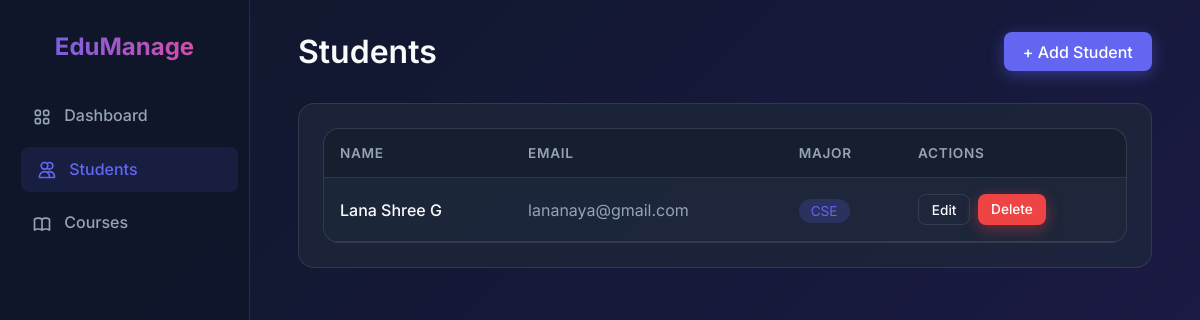
The page /students/ on the database its author committed.
### students/models.py (models this page shows, shortened)
class Student(models.Model):
    first_name = models.CharField(max_length=50)
    last_name = models.CharField(max_length=50)
    email = models.EmailField(unique=True)
    enrollment_date = models.DateField(auto_now_add=True)
    major = models.CharField(max_length=100)

### students/views.py (the view)
# urls.py: path('students/', views.StudentListView.as_view(), name='student_list'),
class StudentListView(ListView):
    model = Student
    template_name = 'students/student_list.html'
    context_object_name = 'students'

### templates/students/student_list.html (shortened to what this page needs)
{% extends 'base.html' %}
{% block content %}
<div class="header">
    <h1>Students</h1>
    <a href="{% url 'student_create' %}" class="btn btn-primary">+ Add Student</a>
</div>
<div class="glass-card">
    <div class="table-container">
        <table>
            <thead>
                <tr>
                    <th>Name</th>
                    <th>Email</th>
                    <th>Major</th>
                    <th>Actions</th>
                </tr>
            </thead>
            <tbody>
                {% for student in students %}
                <tr>
                    <td style="font-weight: 500;">{{ student.first_name }} {{ student.last_name }}</td>
                    <td style="color: var(--text-muted);">{{ student.email }}</td>
                    <td><span style="background: rgba(99, 102, 241, 0.2); color: var(--primary); padding: 0.25rem 0.75rem; border-radius: 9999px; font-size: 0.85rem;">{{ student.major }}</span></td>
                    <td>
                        <div class="actions">
                            <a href="{% url 'student_update' student.pk %}" class="btn btn-secondary" style="padding: 0.4rem 0.8rem; font-size: 0.85rem;">Edit</a>
                            <a href="{% url 'student_delete' student.pk %}" class="btn btn-danger" style="padding: 0.4rem 0.8rem; font-size: 0.85rem;">Delete</a>
                        </div>
                    </td>
                </tr>
                {% empty %}
                <tr>
                    <td colspan="4" style="text-align: center; color: var(--text-muted); padding: 2rem;">No students found.</td>
                </tr>
                {% endfor %}
            </tbody>
        </table>
    </div>
</div>
{% endblock %}

### static/css/style.css (style rules this page uses)
:root { --primary: #6366f1; --primary-hover: #4f46e5; --secondary: #ec4899; --bg-color: #0f172a; --card-bg: rgba(30, 41, 59, 0.7); --text-main: #f8fafc; --text-muted: #94a3b8; --border-color: rgba(255, 255, 255, 0.1); }
* { margin: 0; padding: 0; box-sizing: border-box; }
body { font-family: 'Inter', sans-serif; background: linear-gradient(135deg, #0f172a 0%, #1e1b4b 100%); color: var(--text-main); min-height: 100vh; display: flex; }
.header { display: flex; justify-content: space-between; align-items: center; margin-bottom: 2rem; }
h1 { font-size: 2rem; font-weight: 600; }
.glass-card { background: var(--card-bg); backdrop-filter: blur(10px); border: 1px solid var(--border-color); border-radius: 1rem; padding: 1.5rem; transition: transform 0.3s ease, box-shadow 0.3s ease; }
.btn { display: inline-block; padding: 0.6rem 1.2rem; border-radius: 0.5rem; font-weight: 500; text-decoration: none; transition: all 0.3s ease; cursor: pointer; border: none; }
.btn-primary { background: var(--primary); color: white; box-shadow: 0 4px 15px rgba(99, 102, 241, 0.4); }
.btn-danger { background: #ef4444; color: white; box-shadow: 0 4px 15px rgba(239, 68, 68, 0.4); }
.btn-secondary { background: transparent; color: var(--text-main); border: 1px solid var(--border-color); }
.table-container { background: var(--card-bg); border-radius: 1rem; border: 1px solid var(--border-color); overflow: hidden; }
table { width: 100%; border-collapse: collapse; }
th, td { padding: 1rem; text-align: left; border-bottom: 1px solid var(--border-color); }
th { background: rgba(0, 0, 0, 0.2); font-weight: 600; color: var(--text-muted); text-transform: uppercase; font-size: 0.85rem; letter-spacing: 0.05em; }
.actions { display: flex; gap: 0.5rem; }

### rows shown on the page
Student: first_name "Lana", last_name "Shree G", email "lananaya@gmail.com", major "CSE"
